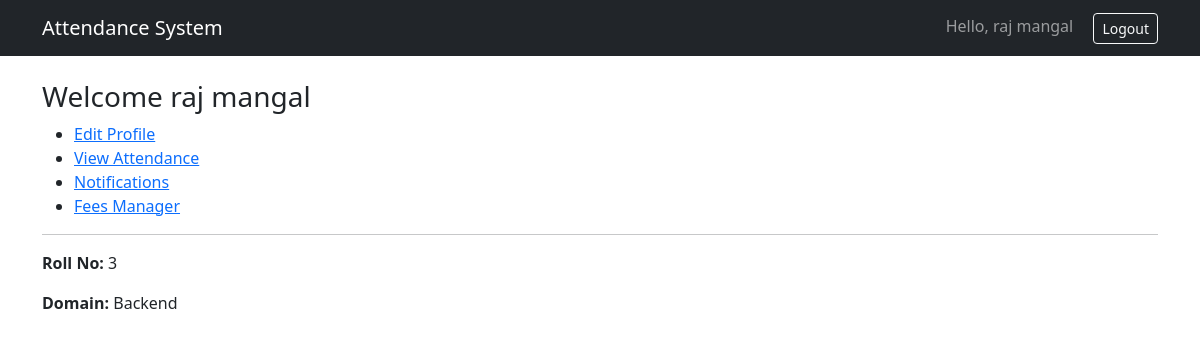
Screenshot of /accounts/student/dashboard/ (signed in) with the database file from the repository.
### accounts/models.py (models this page shows, shortened)
class StudentProfile(models.Model):
    user = models.OneToOneField(User, on_delete=models.CASCADE)
    roll_no = models.IntegerField(unique=True, validators=[roll_no_validator])
    phone = models.CharField(max_length=20,blank=True, null=True, validators=[phone_validator])
    city = models.CharField(max_length=50,blank=True,null=True)
    address = models.TextField(blank=True,null=True)
    pincode = models.CharField(max_length=10,blank=True,null=True, validators=[pincode_validator])
    dob = models.DateField(blank=True,null=True)
    last_qualification = models.CharField(max_length=100,blank=True,null=True)
    domain = models.CharField(max_length=20,choices=DOMAIN_CHOICES,default="Web Developer")
    joining_date = models.DateField(blank=True,null=True,validators=[validate_not_future])
    photo = models.ImageField(upload_to='student_photos/',blank=True,null=True)
    is_active = models.BooleanField(default=True)
    added_by = models.ForeignKey(ManagerProfile, on_delete=models.SET_NULL,null=True,blank=True)
    is_placed = models.BooleanField(default=False)

### accounts/decorators.py (the view)
    def wrapper(request,*args,**kwargs):
        if hasattr(request.user,'studentprofile'):
            return view_func(request,*args,**kwargs)
        else:
            return redirect('manager_dashboard')

### accounts/views.py (called while the page is built)
@login_required
@student_required
def student_dashboard(request):
    student = get_object_or_404(StudentProfile,user=request.user)
    return render(request,'student/dashboard.html',{
        'student':student
    })

### templates/student/dashboard.html (shortened to what this page needs)
{% extends 'base.html' %}
{% block content %}
<h3>Welcome {{ student.user.first_name }}</h3>
<ul>
    <li><a href="{% url 'edit_student_profile' %}">Edit Profile</a></li>
    <li><a href="{% url 'student_view_attendance' %}">View Attendance</a></li>
    <li><a href="{% url "notification_view" %}">Notifications</a></li>
    <li><a href="{% url "student_view_fees" %}">Fees Manager</a></li>
</ul>
<hr>
<p><strong>Roll No:</strong> {{ student.roll_no }}</p>
<p><strong>Domain:</strong> {{ student.domain }}</p>
{% endblock %}

### templates/base.html (shortened to what this page needs)
<!DOCTYPE html>
<html>
<head>
    <link href="https://cdn.jsdelivr.net/npm/bootstrap@5.3.2/dist/css/bootstrap.min.css" rel="stylesheet">
</head>
<body>
    <nav class="navbar navbar-expand-lg navbar-dark bg-dark mb-4">
        <div class="container">
            <a class="navbar-brand" href="/">Attendance System</a>
            <div>
                {% if user.is_authenticated %}
                {% if not user.is_superuser %}
                <span class="navbar-text me-3">Hello, {{ user.first_name }}</span>
                <a class="btn btn-outline-light btn-sm" href="{% url 'logout' %}">Logout</a>
                {% endif %}
                {% endif %}
            </div>
        </div>
    </nav>
    <div class="container">
        {% block content %}{% endblock %}
    </div>
</body>
</html>

### rows the page displays
StudentProfile: user.first_name "raj mangal", roll_no "3", domain "Backend"

### other values shown
{{ user.first_name }} "raj mangal"
